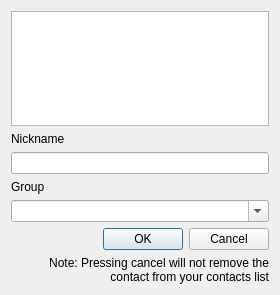
<?xml version="1.0" encoding="UTF-8"?>
<ui version="4.0">
 <class>AllowSubscriptionDialog</class>
 <widget class="QDialog" name="AllowSubscriptionDialog">
  <property name="geometry">
   <rect>
    <x>0</x>
    <y>0</y>
    <width>280</width>
    <height>295</height>
   </rect>
  </property>
  <property name="minimumSize">
   <size>
    <width>280</width>
    <height>0</height>
   </size>
  </property>
  <property name="windowTitle">
   <string>Accept Contact</string>
  </property>
  <layout class="QVBoxLayout" name="verticalLayout">
   <item>
    <widget class="QTextEdit" name="inviteMessageTextEdit">
     <property name="readOnly">
      <bool>true</bool>
     </property>
    </widget>
   </item>
   <item>
    <widget class="QLabel" name="label">
     <property name="text">
      <string>Nickname</string>
     </property>
    </widget>
   </item>
   <item>
    <widget class="QLineEdit" name="nicknameLineEdit"/>
   </item>
   <item>
    <widget class="QLabel" name="label_2">
     <property name="text">
      <string>Group</string>
     </property>
    </widget>
   </item>
   <item>
    <widget class="QComboBox" name="groupComboBox">
     <property name="editable">
      <bool>true</bool>
     </property>
    </widget>
   </item>
   <item>
    <spacer name="verticalSpacer">
     <property name="orientation">
      <enum>Qt::Vertical</enum>
     </property>
     <property name="sizeHint" stdset="0">
      <size>
       <width>20</width>
       <height>40</height>
      </size>
     </property>
    </spacer>
   </item>
   <item>
    <widget class="QDialogButtonBox" name="buttonBox">
     <property name="orientation">
      <enum>Qt::Horizontal</enum>
     </property>
     <property name="standardButtons">
      <set>QDialogButtonBox::Cancel|QDialogButtonBox::Ok</set>
     </property>
    </widget>
   </item>
   <item>
    <widget class="QLabel" name="label_3">
     <property name="text">
      <string>Note: Pressing cancel will not remove the contact from your contacts list</string>
     </property>
     <property name="alignment">
      <set>Qt::AlignRight|Qt::AlignTrailing|Qt::AlignVCenter</set>
     </property>
     <property name="wordWrap">
      <bool>true</bool>
     </property>
    </widget>
   </item>
  </layout>
 </widget>
 <resources/>
 <connections>
  <connection>
   <sender>buttonBox</sender>
   <signal>accepted()</signal>
   <receiver>AllowSubscriptionDialog</receiver>
   <slot>accept()</slot>
   <hints>
    <hint type="sourcelabel">
     <x>248</x>
     <y>254</y>
    </hint>
    <hint type="destinationlabel">
     <x>157</x>
     <y>274</y>
    </hint>
   </hints>
  </connection>
  <connection>
   <sender>buttonBox</sender>
   <signal>rejected()</signal>
   <receiver>AllowSubscriptionDialog</receiver>
   <slot>reject()</slot>
   <hints>
    <hint type="sourcelabel">
     <x>316</x>
     <y>260</y>
    </hint>
    <hint type="destinationlabel">
     <x>286</x>
     <y>274</y>
    </hint>
   </hints>
  </connection>
 </connections>
</ui>
